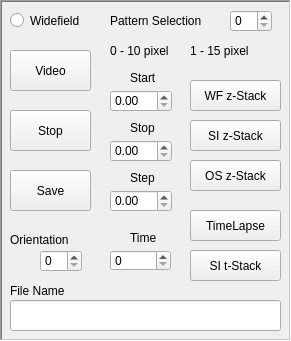
  <widget class="QFrame" name="StackFrame">
   <property name="geometry">
    <rect>
     <x>670</x>
     <y>420</y>
     <width>291</width>
     <height>341</height>
    </rect>
   </property>
   <property name="autoFillBackground">
    <bool>true</bool>
   </property>
   <property name="frameShape">
    <enum>QFrame::WinPanel</enum>
   </property>
   <property name="frameShadow">
    <enum>QFrame::Sunken</enum>
   </property>
   <widget class="QDoubleSpinBox" name="StartSpinBox">
    <property name="geometry">
     <rect>
      <x>110</x>
      <y>90</y>
      <width>62</width>
      <height>22</height>
     </rect>
    </property>
    <property name="singleStep">
     <double>0.200000000000000</double>
    </property>
   </widget>
   <widget class="QDoubleSpinBox" name="StopSpinBox">
    <property name="geometry">
     <rect>
      <x>110</x>
      <y>140</y>
      <width>62</width>
      <height>22</height>
     </rect>
    </property>
    <property name="singleStep">
     <double>0.200000000000000</double>
    </property>
   </widget>
   <widget class="QDoubleSpinBox" name="StepSpinBox">
    <property name="geometry">
     <rect>
      <x>110</x>
      <y>190</y>
      <width>62</width>
      <height>22</height>
     </rect>
    </property>
    <property name="singleStep">
     <double>0.100000000000000</double>
    </property>
   </widget>
   <widget class="QPushButton" name="simzstackButton">
    <property name="geometry">
     <rect>
      <x>190</x>
      <y>120</y>
      <width>91</width>
      <height>31</height>
     </rect>
    </property>
    <property name="text">
     <string>SI z-Stack</string>
    </property>
   </widget>
   <widget class="QPushButton" name="stackButton">
    <property name="geometry">
     <rect>
      <x>190</x>
      <y>80</y>
      <width>91</width>
      <height>31</height>
     </rect>
    </property>
    <property name="text">
     <string>WF z-Stack</string>
    </property>
   </widget>
   <widget class="QLabel" name="start_label">
    <property name="geometry">
     <rect>
      <x>130</x>
      <y>70</y>
      <width>41</width>
      <height>16</height>
     </rect>
    </property>
    <property name="text">
     <string>Start</string>
    </property>
   </widget>
   <widget class="QLabel" name="stop_label">
    <property name="geometry">
     <rect>
      <x>130</x>
      <y>120</y>
      <width>41</width>
      <height>16</height>
     </rect>
    </property>
    <property name="text">
     <string>Stop</string>
    </property>
   </widget>
   <widget class="QLabel" name="step_label">
    <property name="geometry">
     <rect>
      <x>130</x>
      <y>170</y>
      <width>41</width>
      <height>16</height>
     </rect>
    </property>
    <property name="text">
     <string>Step</string>
    </property>
   </widget>
   <widget class="QRadioButton" name="Mode_selectButton">
    <property name="geometry">
     <rect>
      <x>10</x>
      <y>10</y>
      <width>81</width>
      <height>21</height>
     </rect>
    </property>
    <property name="text">
     <string>Widefield</string>
    </property>
    <property name="autoExclusive">
     <bool>false</bool>
    </property>
   </widget>
   <widget class="QPushButton" name="stopButton">
    <property name="geometry">
     <rect>
      <x>10</x>
      <y>110</y>
      <width>81</width>
      <height>41</height>
     </rect>
    </property>
    <property name="text">
     <string>Stop</string>
    </property>
   </widget>
   <widget class="QPushButton" name="startButton">
    <property name="geometry">
     <rect>
      <x>10</x>
      <y>50</y>
      <width>81</width>
      <height>41</height>
     </rect>
    </property>
    <property name="text">
     <string>Video</string>
    </property>
   </widget>
   <widget class="QPushButton" name="saveButton">
    <property name="geometry">
     <rect>
      <x>10</x>
      <y>170</y>
      <width>81</width>
      <height>41</height>
     </rect>
    </property>
    <property name="text">
     <string>Save</string>
    </property>
   </widget>
   <widget class="QLabel" name="time_label">
    <property name="geometry">
     <rect>
      <x>130</x>
      <y>230</y>
      <width>41</width>
      <height>16</height>
     </rect>
    </property>
    <property name="text">
     <string>Time</string>
    </property>
   </widget>
   <widget class="QPushButton" name="TimeStackButton">
    <property name="geometry">
     <rect>
      <x>190</x>
      <y>250</y>
      <width>91</width>
      <height>31</height>
     </rect>
    </property>
    <property name="text">
     <string>SI t-Stack</string>
    </property>
   </widget>
   <widget class="QSpinBox" name="TimeSpinBox">
    <property name="geometry">
     <rect>
      <x>110</x>
      <y>250</y>
      <width>61</width>
      <height>21</height>
     </rect>
    </property>
    <property name="maximum">
     <number>20000</number>
    </property>
   </widget>
   <widget class="QLineEdit" name="fileEdit">
    <property name="geometry">
     <rect>
      <x>10</x>
      <y>300</y>
      <width>271</width>
      <height>31</height>
     </rect>
    </property>
   </widget>
   <widget class="QLabel" name="label_2">
    <property name="geometry">
     <rect>
      <x>10</x>
      <y>280</y>
      <width>71</width>
      <height>21</height>
     </rect>
    </property>
    <property name="text">
     <string>File Name</string>
    </property>
   </widget>
   <widget class="QPushButton" name="sectioning_zstackButton">
    <property name="geometry">
     <rect>
      <x>190</x>
      <y>160</y>
      <width>91</width>
      <height>31</height>
     </rect>
    </property>
    <property name="text">
     <string>OS z-Stack</string>
    </property>
   </widget>
   <widget class="QSpinBox" name="angle_spinBox">
    <property name="geometry">
     <rect>
      <x>40</x>
      <y>250</y>
      <width>42</width>
      <height>22</height>
     </rect>
    </property>
    <property name="maximum">
     <number>2</number>
    </property>
   </widget>
   <widget class="QSpinBox" name="PatternSpinBox">
    <property name="geometry">
     <rect>
      <x>230</x>
      <y>10</y>
      <width>42</width>
      <height>22</height>
     </rect>
    </property>
   </widget>
   <widget class="QLabel" name="label_13">
    <property name="geometry">
     <rect>
      <x>110</x>
      <y>10</y>
      <width>121</width>
      <height>21</height>
     </rect>
    </property>
    <property name="text">
     <string>Pattern Selection</string>
    </property>
   </widget>
   <widget class="QLabel" name="label_14">
    <property name="geometry">
     <rect>
      <x>110</x>
      <y>40</y>
      <width>71</width>
      <height>21</height>
     </rect>
    </property>
    <property name="text">
     <string>0 - 10 pixel</string>
    </property>
   </widget>
   <widget class="QLabel" name="label_15">
    <property name="geometry">
     <rect>
      <x>190</x>
      <y>40</y>
      <width>71</width>
      <height>21</height>
     </rect>
    </property>
    <property name="text">
     <string>1 - 15 pixel</string>
    </property>
   </widget>
   <widget class="QLabel" name="time_label_2">
    <property name="geometry">
     <rect>
      <x>10</x>
      <y>230</y>
      <width>81</width>
      <height>20</height>
     </rect>
    </property>
    <property name="text">
     <string>Orientation</string>
    </property>
   </widget>
   <widget class="QPushButton" name="TimeLapseButton">
    <property name="geometry">
     <rect>
      <x>190</x>
      <y>210</y>
      <width>91</width>
      <height>31</height>
     </rect>
    </property>
    <property name="text">
     <string>TimeLapse</string>
    </property>
   </widget>
  </widget>
